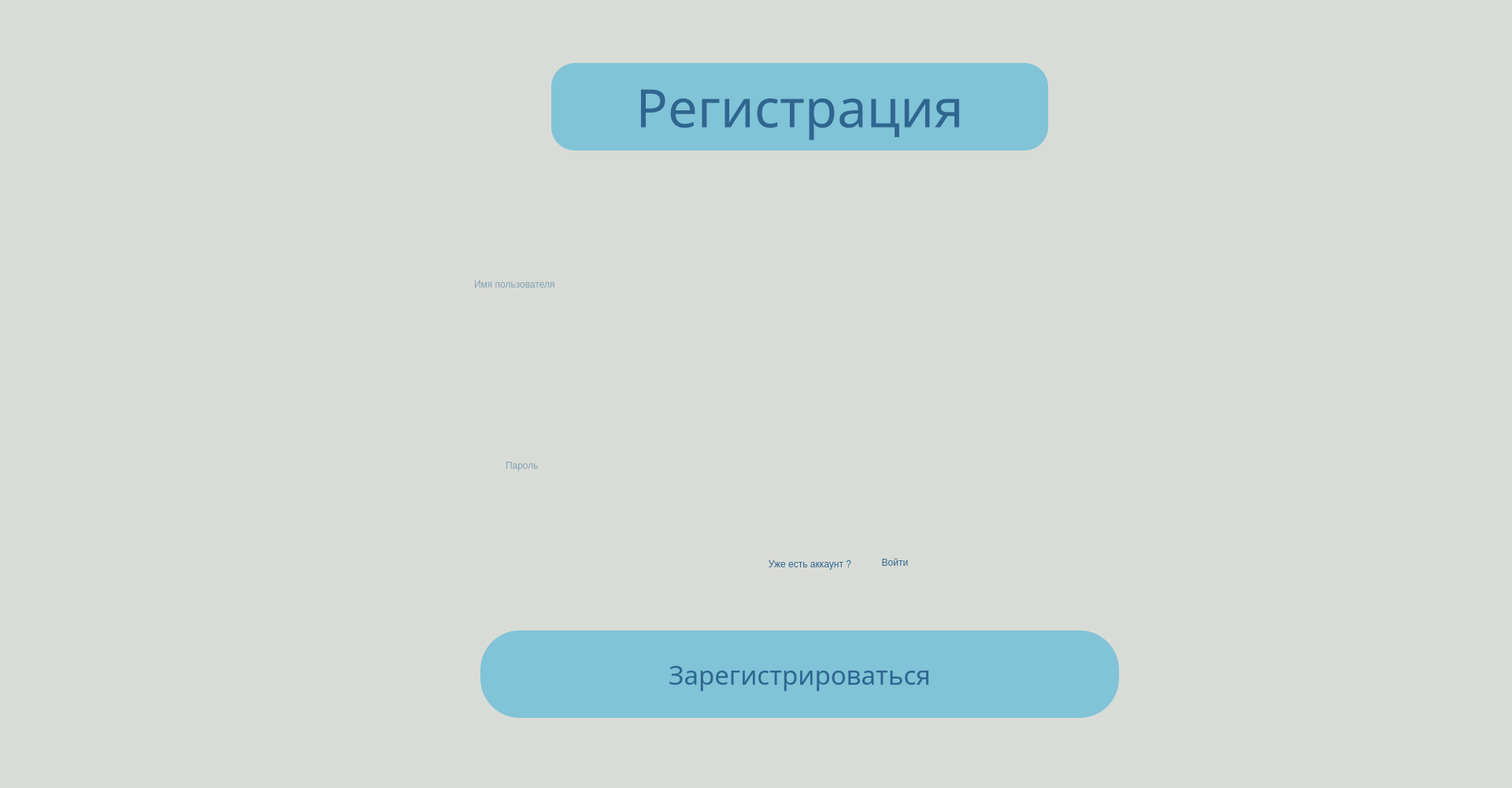
<?xml version="1.0" encoding="UTF-8"?>
<ui version="4.0">
 <class>Form</class>
 <widget class="QWidget" name="Form">
  <property name="geometry">
   <rect>
    <x>0</x>
    <y>0</y>
    <width>1920</width>
    <height>1000</height>
   </rect>
  </property>
  <property name="focusPolicy">
   <enum>Qt::WheelFocus</enum>
  </property>
  <property name="windowTitle">
   <string>Form</string>
  </property>
  <property name="styleSheet">
   <string notr="true">background-color:rgb(217, 220, 214)</string>
  </property>
  <widget class="QLabel" name="label">
   <property name="geometry">
    <rect>
     <x>700</x>
     <y>80</y>
     <width>631</width>
     <height>111</height>
    </rect>
   </property>
   <property name="font">
    <font>
     <family>Century Gothic</family>
     <pointsize>50</pointsize>
     <weight>50</weight>
     <bold>false</bold>
     <kerning>false</kerning>
    </font>
   </property>
   <property name="styleSheet">
    <string notr="true">background-color:rgb(129, 195, 215);
color: rgb(47, 102, 144);
border-radius:30px
</string>
   </property>
   <property name="frameShape">
    <enum>QFrame::NoFrame</enum>
   </property>
   <property name="frameShadow">
    <enum>QFrame::Plain</enum>
   </property>
   <property name="lineWidth">
    <number>7</number>
   </property>
   <property name="midLineWidth">
    <number>6</number>
   </property>
   <property name="text">
    <string>Регистрация</string>
   </property>
   <property name="textFormat">
    <enum>Qt::AutoText</enum>
   </property>
   <property name="alignment">
    <set>Qt::AlignCenter</set>
   </property>
  </widget>
  <widget class="QPushButton" name="pushButton">
   <property name="geometry">
    <rect>
     <x>610</x>
     <y>800</y>
     <width>811</width>
     <height>111</height>
    </rect>
   </property>
   <property name="font">
    <font>
     <family>Century Gothic</family>
     <pointsize>25</pointsize>
    </font>
   </property>
   <property name="styleSheet">
    <string notr="true">QPushButton
{background-color:rgb(129, 195, 215);
color: rgb(47, 102, 144);
border-radius: 50px }
QPushButton:hover
{background-color:rgb(47, 102, 144);
color: rgb(129, 195, 215);
border-radius: 50px }</string>
   </property>
   <property name="text">
    <string>Зарегистрироваться</string>
   </property>
  </widget>
  <widget class="QLineEdit" name="lineEdit">
   <property name="geometry">
    <rect>
     <x>600</x>
     <y>320</y>
     <width>461</width>
     <height>81</height>
    </rect>
   </property>
   <property name="styleSheet">
    <string notr="true">background-color:rgb(217, 220, 214);
font: 26pt &quot;Century Gothic&quot;;
color: rgb(47, 102, 144);
border: None</string>
   </property>
   <property name="text">
    <string/>
   </property>
   <property name="placeholderText">
    <string>Имя пользователя</string>
   </property>
  </widget>
  <widget class="QLineEdit" name="lineEdit_2">
   <property name="geometry">
    <rect>
     <x>640</x>
     <y>550</y>
     <width>451</width>
     <height>81</height>
    </rect>
   </property>
   <property name="styleSheet">
    <string notr="true">background-color:rgb(217, 220, 214);

font: 26pt &quot;Century Gothic&quot;;
color: rgb(47, 102, 144);
border: None</string>
   </property>
   <property name="text">
    <string/>
   </property>
   <property name="echoMode">
    <enum>QLineEdit::Password</enum>
   </property>
   <property name="placeholderText">
    <string>Пароль</string>
   </property>
  </widget>
  <widget class="QPushButton" name="pushButton_2">
   <property name="geometry">
    <rect>
     <x>1090</x>
     <y>700</y>
     <width>93</width>
     <height>28</height>
    </rect>
   </property>
   <property name="styleSheet">
    <string notr="true">QPushButton
{font: 12pt &quot;Century Gothic&quot;;
background-color: rgb(217, 220, 214);
color: rgb(47, 102, 144);
border: None}
QPushButton:hover

{font: 10pt &quot;Century Gothic&quot;;
background-color: rgb(217, 220, 214);
color:rgb(129, 195, 215) ;
border: None }</string>
   </property>
   <property name="text">
    <string>Войти</string>
   </property>
  </widget>
  <widget class="QLabel" name="label_2">
   <property name="geometry">
    <rect>
     <x>650</x>
     <y>700</y>
     <width>431</width>
     <height>31</height>
    </rect>
   </property>
   <property name="layoutDirection">
    <enum>Qt::LeftToRight</enum>
   </property>
   <property name="styleSheet">
    <string notr="true">font: 12pt &quot;Century Gothic&quot;;
background-color: rgb(217, 220, 214);
color: rgb(47, 102, 144);</string>
   </property>
   <property name="text">
    <string>Уже есть аккаунт ?</string>
   </property>
   <property name="alignment">
    <set>Qt::AlignRight|Qt::AlignTrailing|Qt::AlignVCenter</set>
   </property>
  </widget>
 </widget>
 <resources/>
 <connections/>
</ui>
